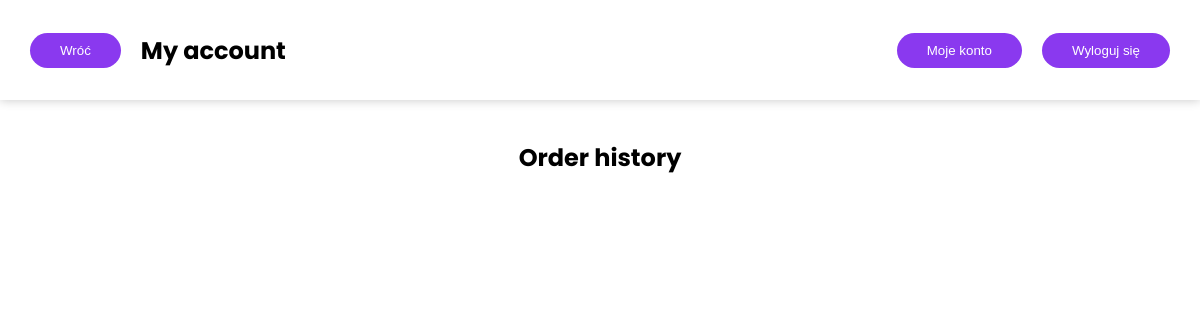
Before: /account/account.php (signed in) with the older database file.
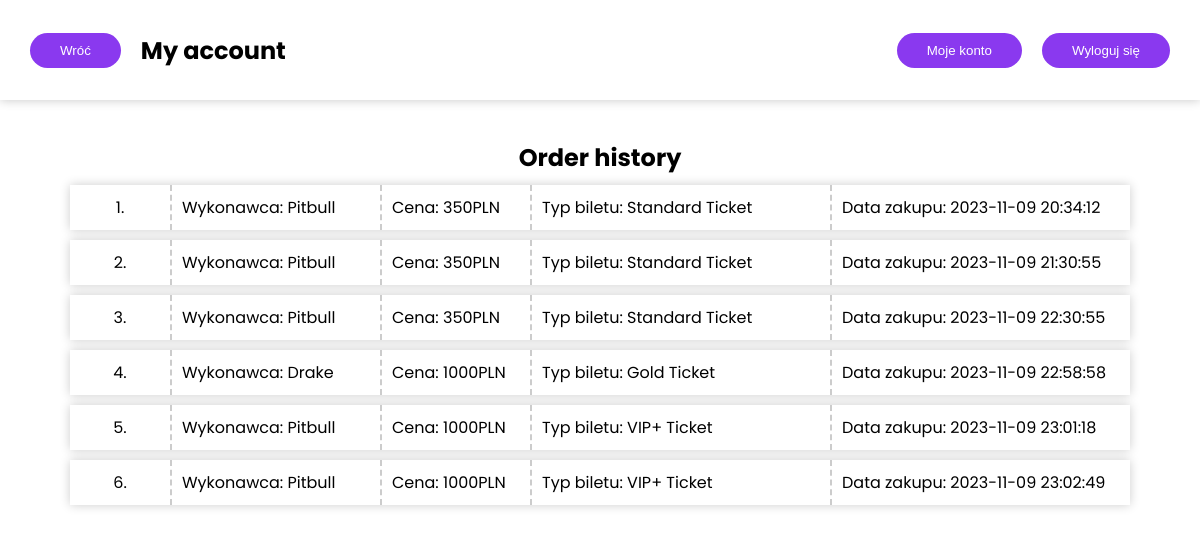
After: the same page with the newer database file.
### tables this page shows
CREATE TABLE `orders` (
  `orderID` int NOT NULL,
  `userName` varchar(255) NOT NULL,
  `eventName` varchar(255) NOT NULL,
  `eventID` int NOT NULL,
  `ticketPrice` float NOT NULL,
  `ticketName` varchar(255) NOT NULL,
  `ticketDate` varchar(255) NOT NULL
);

### account/account.php (the view, shortened to what this page needs)
<?php
  require_once $_SERVER['DOCUMENT_ROOT'] . '/tai_drugi/conn.php';
?>
<!DOCTYPE html>
<html lang="en">
  <head>
    <link rel="stylesheet" href="style.css" />
  </head>
  <body>
    <nav>
      <div class='functional-buttons'>
        <form action="../main/main.php" method="post">
          <input type="submit" value="Wróć" id="back-button" name="backbutton">
        </form>
        <span>
          <h1>
            My account
          </h1>
        </span>
      </div>
      <div class='functional-buttons'>
        <form method='post' action='../account/account.php'>
          <input type='submit' value='Moje konto' name="my-account"/>
        </form>
        <form action="account.php" method="post">
          <input type='submit' value='Wyloguj się' name='logout_input' />
        </form>
      </div>
    </nav>
    <article id="accounts-container">
      <h1>
        Order history
      </h1>
      <div class='order-history'>
        <?php
          $username = $_SESSION['username'];
          $orderedQ = "SELECT * FROM orders WHERE userName='$username'";
          $orderedTickers = mysqli_query($conn,$orderedQ);
          $i = 1;
          while($ticket = mysqli_fetch_assoc($orderedTickers)){
            echo "
              <div class='order-info'>
                <div class='order-count'>$i.</div>
                <div class='order-artist'>Wykonawca: $ticket[eventName]</div>
                <div class='order-price'>Cena: $ticket[ticketPrice]PLN</div>
                <div class='order-type'>Typ biletu: $ticket[ticketName]</div>
                <div class='order-date'>Data zakupu: $ticket[ticketDate]</div>
              </div>
            ";
            $i++;
          }
        ?>
      </div>
    </article>
</body>
</html>

### account/style.css (style rules this page uses)
body { font-family: "Poppins", sans-serif; margin: 0; overflow-x: hidden; animation: fadeIn 2s; }
h1 { margin: 0; }
nav { position: fixed; z-index: 9; height: 100px; width: 100vw; background: #fff; box-shadow: 0px 0px 10px 0px rgba(0, 0, 0, 0.226); padding: 0 30px; display: flex; align-items: center; justify-content: space-between; gap: 20px; }
nav .functional-buttons { display: flex; gap: 20px; align-items: center; }
nav .functional-buttons form { height: 35px; }
nav .functional-buttons form input { height: 100%; padding: 10px 30px; border: none; border-radius: 25px; background-color: #8a39ef; color: #fff; transition: 0.3s; }
* { box-sizing: border-box; }
article { min-height: 70vh; width: 100%; padding-top: 140px; display: flex; flex-direction: column; align-items: center; }
.order-history { width: 70%; }
.order-info { display: grid; grid-template-columns: 100px 0.7fr 0.5fr 1fr 1fr; box-shadow: 0px 0px 10px 0px rgba(0, 0, 0, 0.2); margin: 10px; }
.order-info div { padding: 10px; display: flex; align-items: center; border-left: 2px dashed rgba(0, 0, 0, 0.2); }
.order-info div:first-child { border: none; }
.order-info .order-count { grid-column: 1/2; justify-content: center; }
.order-info .order-artist { grid-column: 2/3; }
.order-info .order-price { grid-column: 3/4; }
.order-info .order-type { grid-column: 4/5; }
.order-info .order-date { grid-column: 5/6; }
@media (max-width: 1470px) { .order-history { width: 90%; } }

Changed rows visible on the page:
added orders: eventName "Pitbull", ticketPrice "350", ticketName "Standard Ticket", ticketDate "2023-11-09 20:34:12"
added orders: eventName "Pitbull", ticketPrice "350", ticketName "Standard Ticket", ticketDate "2023-11-09 21:30:55"
added orders: eventName "Pitbull", ticketPrice "350", ticketName "Standard Ticket", ticketDate "2023-11-09 22:30:55"
added orders: eventName "Drake", ticketPrice "1000", ticketName "Gold Ticket", ticketDate "2023-11-09 22:58:58"
added orders: eventName "Pitbull", ticketPrice "1000", ticketName "VIP+ Ticket", ticketDate "2023-11-09 23:01:18"
added orders: eventName "Pitbull", ticketPrice "1000", ticketName "VIP+ Ticket", ticketDate "2023-11-09 23:02:49"
